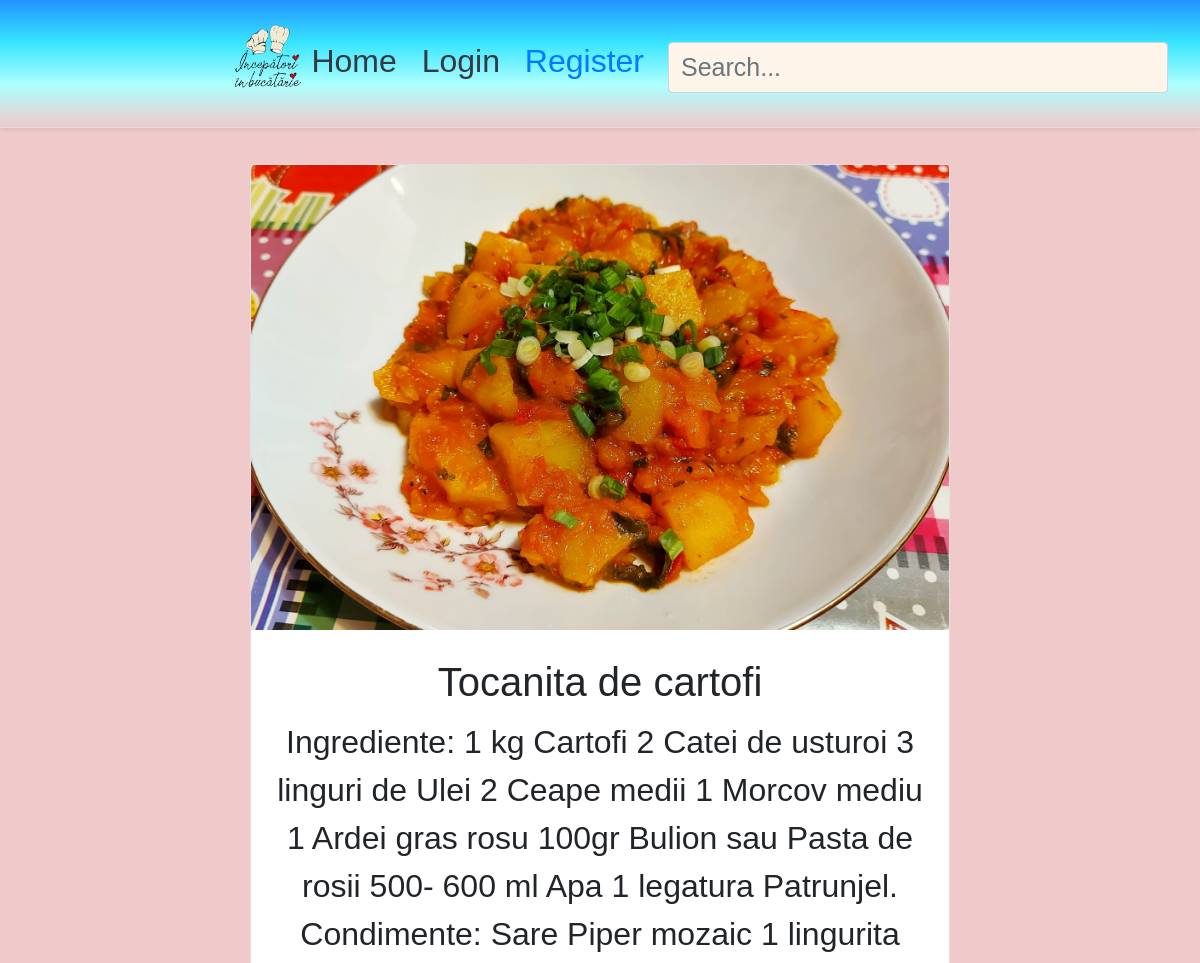
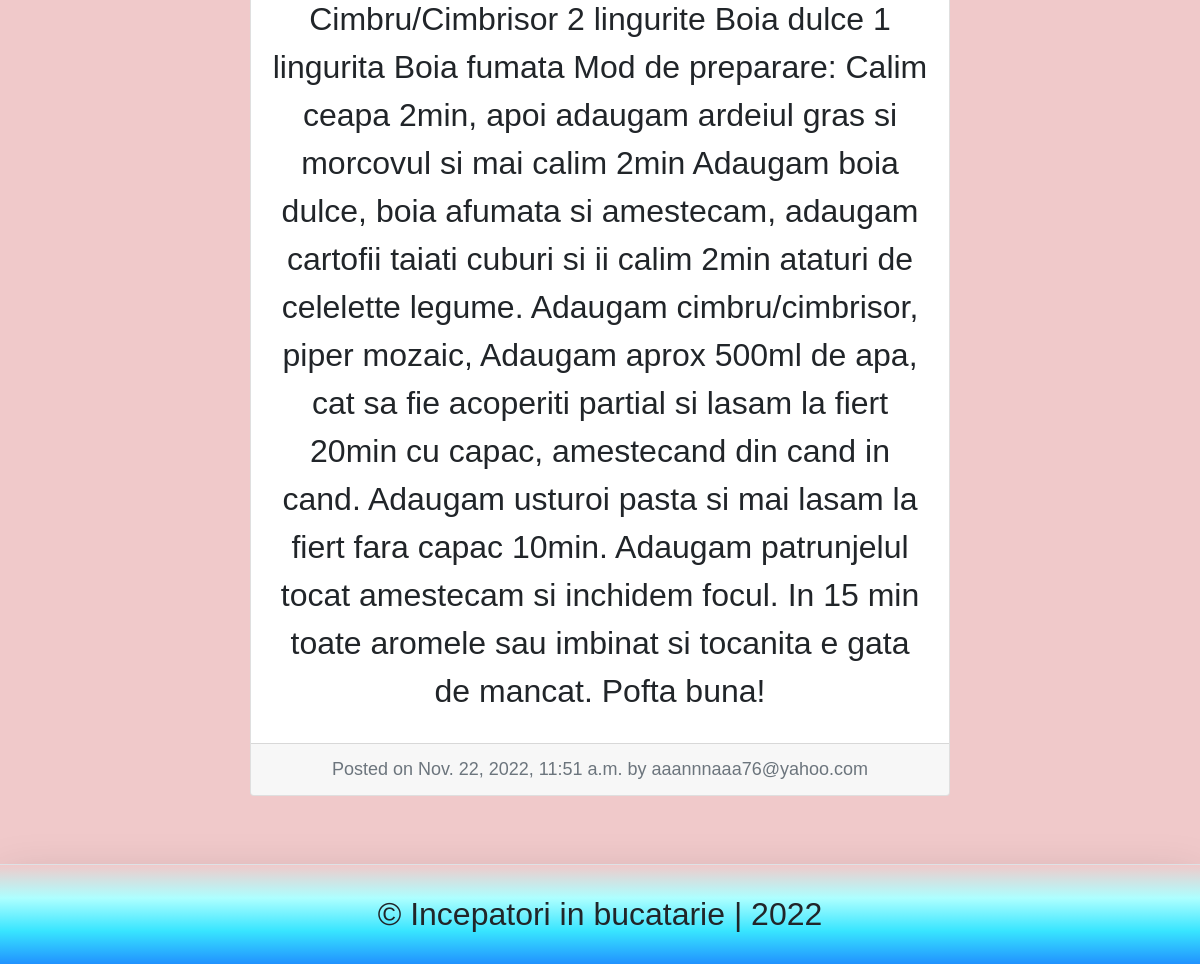
The page /blog/ana-tocanita-de-cartofi/ on the database its author committed (2 pictures, top to bottom).
### blog/models.py (models this page shows, shortened)
class BlogPost(models.Model):
	title 					= models.CharField(max_length=50, null=False, blank=False, unique=True)
	body 					= RichTextField(blank=True, null=True)
	image		 			= models.ImageField(upload_to=upload_location, null=False, blank=False)
	date_published 			= models.DateTimeField(auto_now_add=True, verbose_name="date published")
	date_updated 			= models.DateTimeField(auto_now=True, verbose_name="date updated")
	author 					= models.ForeignKey(settings.AUTH_USER_MODEL, on_delete=models.CASCADE)
	slug 					= models.SlugField(blank=True, unique=True)

### account/models.py (models this page shows, shortened)
class Account(AbstractBaseUser):
    email                   = models.EmailField(verbose_name="email", max_length=60, unique=True)
    username                = models.CharField(max_length=30, unique=True)
    date_joined             = models.DateTimeField(verbose_name='date joined', auto_now_add=True)
    last_login              = models.DateTimeField(verbose_name='last login', auto_now=True)
    is_admin                = models.BooleanField(default=False)
    is_active               = models.BooleanField(default=True)
    is_staff                = models.BooleanField(default=False)
    is_superuser            = models.BooleanField(default=False)
    USERNAME_FIELD = 'email'
    REQUIRED_FIELDS = ['username']
    objects = MyAccountManager()
    def __str__(self):
        return self.email

### blog/views.py (the view)
# urls.py: path('<slug>/', detail_blog_view, name="detail"),
def detail_blog_view(request, slug):
	context = {}
	blog_post = get_object_or_404(BlogPost, slug=slug)
	context['blog_post'] = blog_post
	return render(request, 'blog/detail_blog.html', context)

### blog/templates/blog/detail_blog.html (shortened to what this page needs)
{% extends 'base.html' %}
{% block content %}
<div class="container">
	<div class="row">
		<div class="card m-auto">
			<img class="card-img-top" src="{{blog_post.image.url}}">
			<div class="card-body mt-2 mb-2">
			  <h2 class="card-title">{{blog_post.title}}</h2>
			  <p class="card-text">{{blog_post.body|safe}}</p>
			</div>
			<div class="card-footer text-muted">
			  Posted on {{blog_post.date_published}} by {{blog_post.author}}
			</div>
		</div>
	</div>
</div>
{% endblock content %}

### templates/snippets/header.html (style rules this page uses)
.container { max-width: 960px; }

### templates/snippets/base_css.html (style rules this page uses)
body { Background-color: rgba(240,199, 200, 0.958); font-family: 'Self Deception', sans-serif; font-size: xx-large; }
.row { --bs-gutter-x: -0.5rem; }
.card-title { font-size: 2.5rem !important; }
.card-body { text-align: center; }

### blog/templates/blog/detail_blog.html (style rules this page uses)
.card { max-width: 700px; }
.container { padding:20px; }
.card-body { font-family: 'Eufoniem', sans-serif; }

### templates/snippets/footer.html (style rules this page uses)
.card-footer { font-size: large; text-align: center; }

### rows shown on the page
BlogPost: image (picture), title "Tocanita de cartofi", body "Ingrediente: 1 kg Cartofi 2 Catei de usturoi 3 linguri de Ulei 2 Ceape medii 1 Morcov mediu 1 Ardei gras rosu 100gr Bulion sau Pasta de rosii 500- 600 ml Apa 1 legatura Patrunjel. Condimente: Sare Piper mozaic 1 lingurita Cimbru/Cimbrisor 2 lingurite Boia dulce 1 lingurita Boia fumata Mod de preparare: Calim ceapa 2min, apoi adaugam ardeiul gras si morcovul si mai calim 2min Adaugam boia dulce, boia afumata si amestecam, adaugam cartofii taiati cuburi si ii calim 2min ataturi de celelette legume. Adaugam cimbru/cimbrisor, piper mozaic, Adaugam aprox 500ml de apa, cat sa fie acoperiti partial si lasam la fiert 20min cu capac, amestecand din cand in cand. Adaugam usturoi pasta si mai lasam la…", date_published "Nov. 22, 2022, 11:51 a.m.", author "aaannnaaa76@yahoo.com"
